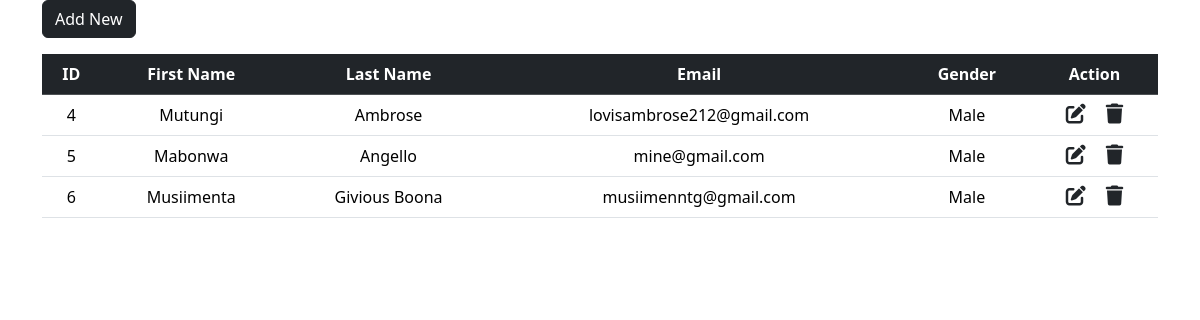
The page / on the database its author committed.
### tables this page shows
CREATE TABLE `users` (
  `id` int NOT NULL,
  `first_name` varchar(100) NOT NULL,
  `last_name` varchar(100) NOT NULL,
  `email` varchar(100) NOT NULL,
  `gender` varchar(100) NOT NULL
);

### index.php (the view, shortened to what this page needs)
<!DOCTYPE html>
<html lang="en">
<head>
    <link href="https://cdn.jsdelivr.net/npm/bootstrap@5.3.2/dist/css/bootstrap.min.css" rel="stylesheet">
    <link rel="stylesheet" href="https://cdnjs.cloudflare.com/ajax/libs/font-awesome/6.4.2/css/all.min.css" />
</head>
<body>
    <div class="container">
        <a class="btn btn-dark mb-3" href="add_new.php">Add New</a>
        <table class="table table-hover text-center">
            <thead class="table-dark">
                <tr>
                    <th scope="col">ID</th>
                    <th scope="col">First Name</th>
                    <th scope="col">Last Name</th>
                    <th scope="col">Email</th>
                    <th scope="col">Gender</th>
                    <th scope="col">Action</th>
                </tr>
            </thead>
            <tbody>
                <?php
                    include "db_conn.php";
                    $sql = "SELECT * FROM users";
                    $result = mysqli_query($conn,$sql);
                    while ($row=mysqli_fetch_assoc($result)) {
                        ?>
                            <tr>
                                <td><?php echo $row["id"] ?></td>
                                <td><?php echo $row["first_name"] ?></td>
                                <td><?php echo $row["last_name"] ?></td>
                                <td><?php echo $row["email"] ?></td>
                                <td><?php echo $row["gender"] ?></td>
                                <td>
                                    <a href="edit.php?id=<?php echo $row['id'] ?>" class="link-dark"><i class="fa-solid fa-pen-to-square fs-5 me-3"></i></a>
                                    <a href="delete.php?id=<?php echo $row['id'] ?>" class="link-dark"><i class="fa-solid fa-trash fs-5"></i></a>
                                </td>
                            </tr>
                        <?php
                    }
                ?>
            </tbody>
        </table>
    </div>
</body>
</html>

### rows shown on the page
users: id "4", first_name "Mutungi", last_name "Ambrose", email "lovisambrose212@gmail.com", gender "Male"
users: id "5", first_name "Mabonwa", last_name "Angello", email "mine@gmail.com", gender "Male"
users: id "6", first_name "Musiimenta", last_name "Givious Boona", email "musiimenntg@gmail.com", gender "Male"
